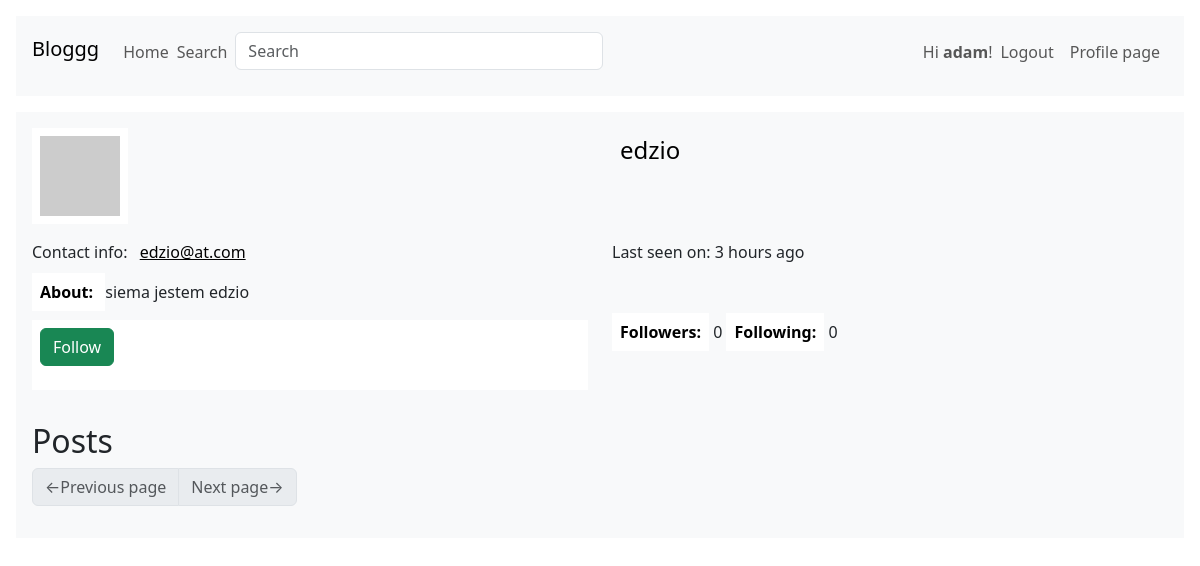
Page /user/edzio (signed in) on the committed database.
### webapp/models.py (models this page shows, shortened)
class User(UserMixin, db.Model):
    __searchable__ = ['username']
    id:         sqo.Mapped[int] = sqo.mapped_column(primary_key=True)
    username:   sqo.Mapped[str] = sqo.mapped_column(sqa.String(64), index=True, unique=True)
    email:      sqo.Mapped[str] = sqo.mapped_column(sqa.String(128), index=True, unique=True)
    hashed_pass:sqo.Mapped[Optional[str]] = sqo.mapped_column(sqa.String(256))
    about:      sqo.Mapped[Optional[str]] = sqo.mapped_column(sqa.String(3072))
    last_seen:  sqo.Mapped[Optional[datetime]] = sqo.mapped_column(default=lambda: datetime.now(timezone.utc))
    posts:      sqo.WriteOnlyMapped['Post'] = sqo.relationship(back_populates='author', passive_deletes=True)
    followers:  sqo.WriteOnlyMapped['User'] = sqo.relationship(
        secondary=followers_table, primaryjoin=(followers_table.c.followed_id == id),
        secondaryjoin=(followers_table.c.follower_id == id), back_populates='following',
        passive_deletes=True
    )
    following:   sqo.WriteOnlyMapped['User'] = sqo.relationship(
        secondary=followers_table, primaryjoin=(followers_table.c.follower_id == id),
        secondaryjoin=(followers_table.c.followed_id == id), back_populates='followers',
        passive_deletes=True
    )
    def avatar(self, size):
        hash = md5((self.username+self.email+str(2384129234)).encode('utf-8')).hexdigest()
        return f'https://www.gravatar.com/avatar/{hash}?d=identicon&s={size}'
    def is_following(self, user) -> bool:
        query = self.following.select().where(User.id == user.id)
        return db.session.scalar(query) is not None
    def followers_counter(self):
        query = sqa.select(sqa.func.count()).select_from(self.followers.select().subquery())
        return db.session.scalar(query)
    def following_counter(self):
        query = sqa.select(sqa.func.count()).select_from(self.following.select().subquery())
        return db.session.scalar(query)
    def get_posts_query(self):
        return self.posts.select().order_by(Post.timestamp.desc())

### webapp/main/routes.py (the view)
@bp.route('/user/<username>')
@login_required
def user_page(username):
    user = db.first_or_404(sqa.select(User).where(username == User.username))
    form = EmptyForm()
    page = request.args.get('page', 1, type=int)
    query = user.get_posts_query()
    posts = db.paginate(query, page=page, per_page=current_app.config['POSTS_PER_PAGE'], error_out=False)
    next_url = url_for('main.user_page', username=username, page=posts.next_num) if posts.has_next else None
    prev_url = url_for('main.user_page', username=username, page=posts.prev_num) if posts.has_prev else None
    return render_template('user_page.html', title=f'User {username}',
                           user=user, form=form, posts=posts, next_url=next_url, prev_url=prev_url)

### webapp/main/forms.py
class SearchForm(FlaskForm):
    query = StringField(_l('Search'), validators=[DataRequired()])
    def __init__(self, *args, **kwargs):
        if 'formdata' not in kwargs:
            kwargs['formdata'] = request.args
        if 'meta' not in kwargs:
            kwargs['meta'] = {'csrf': False}
        super(SearchForm, self).__init__(*args, **kwargs)

class EmptyForm(FlaskForm):
    submit = SubmitField(_l('Submit'))

### webapp/__init__.py (called while the page is built)
def get_locale():
    return request.accept_languages.best_match(current_app.config['LANGUAGES'])

### webapp/main/routes.py (called while the page is built)
@bp.before_request
def before_request():
    g.locale = str(get_locale())
    url = urlparse(request.url)
    url = url._replace(scheme='')
    url = url._replace(netloc='')
    url = urlunparse(url)
    g.current_path_and_args = url
    if current_user.is_authenticated:
        current_user.last_seen = datetime.now(timezone.utc)
        db.session.commit()
        g.search_form = SearchForm()

### webapp/models.py (called while the page is built)
@login.user_loader
def load_user(id):
    return db.session.get(User, int(id))

    @classmethod
    def before_commit(cls, session):
        session._changes = {
            'add': list(session.new),
            'update': list(session.dirty),
            'delete': list(session.deleted)
        }

    @classmethod
    def after_commit(cls, session):
        for obj in session._changes['add']:
            if isinstance(obj, SearchableMixin):
                add_to_index(obj.__class__, obj)
        for obj in session._changes['update']:
            if isinstance(obj, SearchableMixin):
                add_to_index(obj.__class__, obj)
        for obj in session._changes['delete']:
            if isinstance(obj, SearchableMixin):
                remove_from_index(obj.__class__, obj)
        session._changes = None

### webapp/templates/user_page.html (shortened to what this page needs)
{% extends "base.html" %}
{% block content %}
<div class="table">
    <div class="row mb-3">
        <div class="col">
            <img src="{{ user.avatar(128) }}">
        </div>
        <div class="col">
            <p class="h4 bg-light">{{ user.username }}</p>
        </div>
    </div>
    <div class="row mb-3">
        <div class="col bg-light">
            {{ _('Contact info:') }} <a class="bg-light" href="mailto:{{ user.email }}">{{ user.email }}</a>
        </div>
        <div class="col">
            {% if user.last_seen %}
                {{ _('Last seen on:') }} {{ moment(user.last_seen).fromNow() }}
            {% endif %}
        </div>
    </div>
    <div class="row mb-3">
        <div class="col">
            {% if user.about %}
                <b>{{ _('About:') }} </b>{{ user.about }}
            {% endif %}
        </div>
    </div>
    <div class="row mb-3">
        {% if current_user != user %}
            <div class="col">
                {% if not current_user.is_following(user) %}
                <form action="{{ url_for('main.follow_user', username=user.username) }}"
                    method="post">
                        {{ macro_submit.submit_field(form.submit, value=value) }}
                </form>
                {% endif %}
            </div>
        {% endif %}
        <div class="col">
            <b>{{ _('Followers:') }}</b> {{ user.followers_counter() }}
            <b>{{ _('Following:') }}</b> {{ user.following_counter() }}
        </div>
    </div>
</div>
<h2>{{ _('Posts') }}</h2>
{% include "sub_pagination.html" %}
{% endblock %}

### webapp/templates/base.html (shortened to what this page needs)
<!DOCTYPE html>
{% import "macro_form_field.html" as macro_form %}
{% import "macro_submit_field.html" as macro_submit %}
{% import "macro_checkbox.html" as macro_checkbox %}
<html>
<head>
    <link href="{{ url_for('static', filename='bootstrap.min.css') }}" rel="stylesheet">
</head>
<body>
    <nav class="navbar navbar-expand bg-light m-3 pt-3 px-3 ">
        <div class="d-flex flex-grow-1">
            <span class="navbar-brand h1">Bloggg</span>
            <ul class="navbar-nav">
                <li class="nav-item">
                    <a class="nav-link" href="{{ url_for('main.index_page') }}">{{ _('Home') }}</a>
                </li>
                {% if g.search_form %}
                    <li class="nav-item">
                        <p class="navbar-text me-2">{{ _('Search') }}</p>
                    </li>
                    <li class="nav-item">
                        <form class="navbar-form navbar-left" method="get"
                            action="{{ url_for('main.search_page') }}">
                                {{ g.search_form.query(size=32, class='form-control',
                                    placeholder=g.search_form.query.label.text) }}
                        </form>
                    </li>
                {% endif %}
            </ul>
        </div>
        <div style="d-flex">
            <ul class="navbar-nav">
            {% if current_user.is_anonymous %}
                <li class="nav-item">
                    <a class="nav-link" href="{{ url_for('auth.login_page') }}">{{ _('Login') }}</a>
                </li>
                <li class="nav-item">
                    <a class="nav-link" href="{{ url_for('auth.registration_page') }}">{{ _('Register') }}</a>
                </li>
            {% else %}
                <li class="nav-item">
                    <p class="navbar-text">{{ _('Hi <b>%(user)s</b>!', user=current_user.username) }}</p>
                </li>
                <li class="nav-item">
                    <a class="nav-link" href="{{ url_for('auth.logout_page') }}">{{ _('Logout') }}</a>
                </li>
                <li class="nav-item">
                    <a class="nav-link" href="{{ url_for('main.user_page',
                        username=current_user.username) }}">{{ _('Profile page') }}</a>
                </li>
            {% endif %}
            </ul>
        </div>
    </nav>
    <div class="container-fluid m-0 px-3">
        <div class="container-fluid m-0 p-3 bg-light">
            {% block content %} {% endblock %}
        </div>
    </div>
</body>
</html>

### rows in the picture
User: username "edzio", email "edzio@at.com", last_seen "3 hours ago", about "siema jestem edzio"

### other values in the picture
{{ user.followers_counter() }} "0"
{{ user.following_counter() }} "0"
